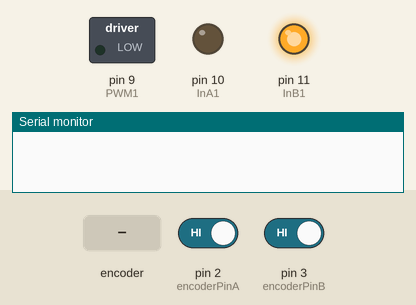
Simulated run of this sketch. Board: Arduino Uno, built with avr-gcc and run on an emulated ATmega328P. Parts: switched loads named in the sketch (green lamp = pin HIGH), output pins drawn as LEDs (lit = HIGH), the last lines printed to the serial monitor. The inputs (shaded band) are chosen by the test bench; at power-on: pin 2 (encoderPinA) HIGH, pin 3 (encoderPinB) HIGH.

Above: at 0.05 s.
At 1.25 s:
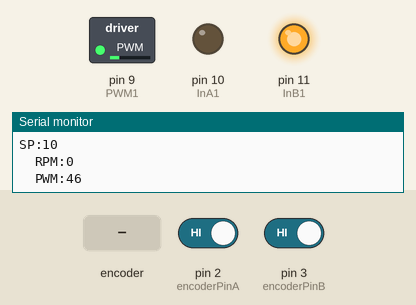
1.3 s: rotary encoder on pin 2 (encoderPinA) / pin 3 (encoderPinB) turned 1 step (first pin leading)
At 7.4 s:
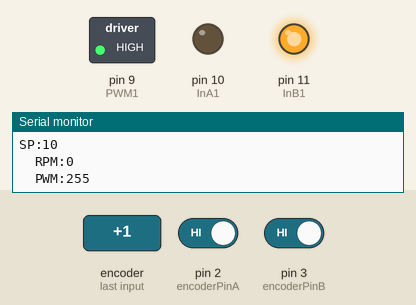
Timing chart, 0 to 8.9 s (numbered marks = the images above; inputs shaded):
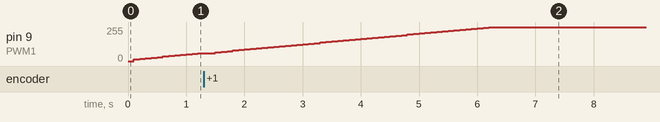

The sketch:

MotorPIDVelocityControl.ino
```cpp
// Test MD03a / Pololu motor with encoder
// speed control (PI), V & I display
// Credits:
//   Dallaby   http://letsmakerobots.com/node/19558#comment-49685
//   Bill Porter  http://www.billporter.info/?p=286
//   bobbyorr (nice connection diagram) http://forum.pololu.com/viewtopic.php?f=15&t=1923


#define InA1            10                      // INA motor pin
#define InB1            11                      // INB motor pin
#define PWM1            9                       // PWM motor pin

// Encoder variables
enum PinAssignments {
  encoderPinA = 2,
  encoderPinB = 3
};
boolean A_set = false;
boolean B_set = false;

#define LOOPTIME        100                     // PID loop time

unsigned long lastMilli = 0;                    // loop timing
unsigned long lastMilliPrint = 0;               // loop timing
int speed_req = 10;                            // speed (Set Point)
int speed_act = 0;                              // speed (actual value)
int PWM_val = 0;                                // (25% = 100; 50% = 150; 75% = 225; 100% = 255)
volatile long count = 0;                        // rev counter
float Kp =   .4;                                // PID proportional control Gain
float Kd =    1;                                // PID Derivitave control gain


void setup() {
 Serial.begin(115600);
 pinMode(InA1, OUTPUT);
 pinMode(InB1, OUTPUT);
 pinMode(PWM1, OUTPUT);
 digitalWrite(encoderPinA, HIGH);
 digitalWrite(encoderPinB, HIGH);
 attachInterrupt(digitalPinToInterrupt(encoderPinA), doEncoderA, CHANGE);
 attachInterrupt(digitalPinToInterrupt(encoderPinB), doEncoderB, CHANGE);

 analogWrite(PWM1, PWM_val);
 digitalWrite(InA1, LOW);
 digitalWrite(InB1, HIGH);
}

void loop() {
 getParam();                                                                 // check keyboard
 if((millis()-lastMilli) >= LOOPTIME)   {                                    // enter tmed loop
   lastMilli = millis();
   getMotorData();                                                           // calculate speed, volts and Amps
   PWM_val= updatePid(PWM_val, speed_req, speed_act);                        // compute PWM value
   analogWrite(PWM1, PWM_val);                                               // send PWM to motor
 }
 printMotorInfo();                                                           // display data
}

void getMotorData()  {
 static long countAnt = 0;                                              // last count
 speed_act = ((count - countAnt)*(60*(1000/LOOPTIME)))/(360);          // 360 counts per output shaft rev
 countAnt = count;
}

int updatePid(int command, int targetValue, int currentValue)   {             // compute PWM value
float pidTerm = 0;                                                            // PID correction
int error=0;
static int last_error=0;
 if (speed_req < 0.0){
    digitalWrite(InA1, HIGH);
    digitalWrite(InB1, LOW);
 }else {
    digitalWrite(InA1, LOW);
    digitalWrite(InB1, HIGH);
 }
 error = abs(targetValue) - abs(currentValue);
 pidTerm = (Kp * error) + (Kd * (error - last_error));
 last_error = error;
 return constrain(command + int(pidTerm), 0, 255);
}

void printMotorInfo()  {                                                      // display data
 if((millis()-lastMilliPrint) >= 500)   {
   lastMilliPrint = millis();
   Serial.print("SP:");             Serial.println(speed_req);
   Serial.print("  RPM:");          Serial.println(speed_act);
   Serial.print("  PWM:");          Serial.println(PWM_val);
   Serial.println("");
 }
}

// Interrupt on A changing state
void doEncoderA(){
  // Test transition
  A_set = digitalRead(encoderPinA) == HIGH;
  // and adjust counter + if A leads B
  count += (A_set != B_set) ? +1 : -1;
}

// Interrupt on B changing state
void doEncoderB(){
  // Test transition
  B_set = digitalRead(encoderPinB) == HIGH;
  // and adjust counter + if B follows A
  count += (A_set == B_set) ? +1 : -1;
}

void getParam()  {
 char param, cmd;
 if(!Serial.available())    return;
 delay(10);
 param = Serial.read();                              // get parameter byte
 if(!Serial.available())    return;
 cmd = Serial.read();                                // get command byte
 Serial.flush();
 switch (param) {
   case 'v':                                         // adjust speed
     if(cmd=='+')  {
       speed_req += 5;
       if(speed_req>40)   speed_req=40;
     }
     if(cmd=='-')    {
       speed_req -= 5;
       if(speed_req<-40)   speed_req=-40;
     }
     break;
   case 's':                                        // adjust direction
     if(cmd=='+'){
       digitalWrite(InA1, LOW);
       digitalWrite(InB1, HIGH);
     }
     if(cmd=='-')   {
       digitalWrite(InA1, HIGH);
       digitalWrite(InB1, LOW);
     }
     break;
   case 'o':                                        // user should type "oo"
     digitalWrite(InA1, LOW);
     digitalWrite(InB1, LOW);
     speed_req = 0;
     break;
   default:
     Serial.println("???");
   }
}
```
